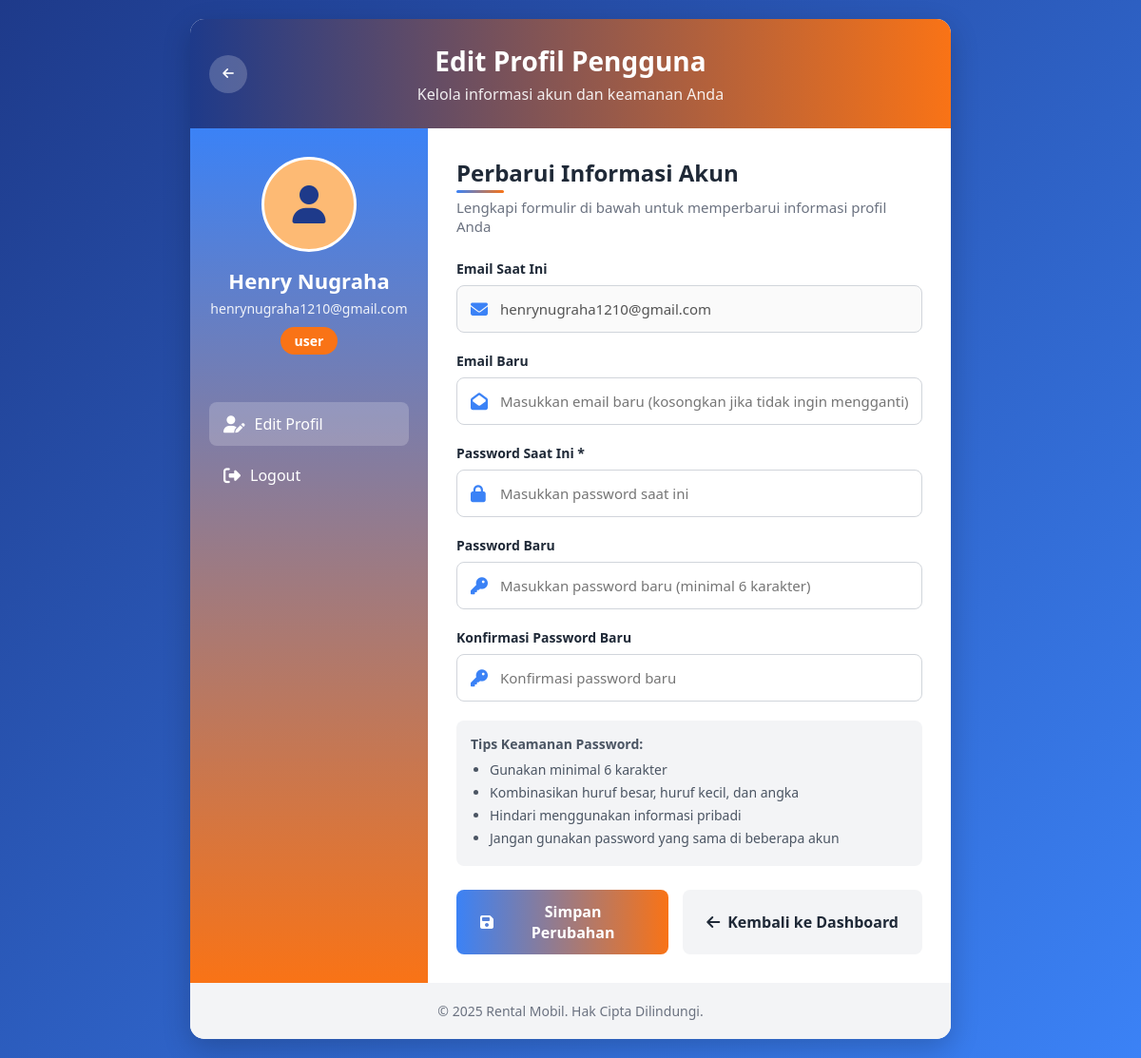
The app's page /profil.php (signed in) with its own data.
### tables this page shows
CREATE TABLE `users` (
  `id` int(11) NOT NULL,
  `name` varchar(100) DEFAULT NULL,
  `email` varchar(100) DEFAULT NULL,
  `password` varchar(255) DEFAULT NULL,
  `role` enum('admin','user') DEFAULT 'user'
);

### profil.php (the view, shortened to what this page needs)
<?php
$db = new Database();
$conn = $db->connect();
$user_id = $_SESSION['user']['id'];
$stmt = $conn->prepare("SELECT * FROM users WHERE id = :id");
$stmt->bindParam(':id', $user_id, PDO::PARAM_INT);
$stmt->execute();
$user = $stmt->fetch(PDO::FETCH_ASSOC);
?>
<!DOCTYPE html>
<html lang="id">
<head>
    <link rel="stylesheet" href="https://cdnjs.cloudflare.com/ajax/libs/font-awesome/6.4.0/css/all.min.css">
</head>
<body>
    <div class="container">
        <div class="header">
            <button class="back-btn" onclick="window.location.href='dashboard.php'">
                <i class="fas fa-arrow-left"></i>
            </button>
            <h1>Edit Profil Pengguna</h1>
            <p>Kelola informasi akun dan keamanan Anda</p>
        </div>
        <div class="content">
            <div class="sidebar">
                <div class="user-info">
                    <div class="user-icon">
                        <i class="fas fa-user"></i>
                    </div>
                    <h2><?= htmlspecialchars($user['name']) ?></h2>
                    <p><?= htmlspecialchars($user['email']) ?></p>
                    <span class="role-badge"><?= htmlspecialchars($user['role']) ?></span>
                </div>
                <div class="nav-links">
                    <a href="#" class="nav-link active">
                        <i class="fas fa-user-edit"></i> Edit Profil
                    <a href="logout.php" class="nav-link">
                        <i class="fas fa-sign-out-alt"></i> Logout
                    </a>
                </div>
            </div>
            <div class="form-container">
                <div class="form-header">
                    <h2>Perbarui Informasi Akun</h2>
                    <p>Lengkapi formulir di bawah untuk memperbarui informasi profil Anda</p>
                </div>
                <form method="POST">
                    <div class="form-group">
                        <label>Email Saat Ini</label>
                        <div class="input-with-icon">
                            <i class="fas fa-envelope input-icon"></i>
                            <input type="email" class="form-control" value="<?= htmlspecialchars($user['email']) ?>" disabled>
                        </div>
                    </div>
                    <div class="form-group">
                        <label>Email Baru</label>
                        <div class="input-with-icon">
                            <i class="fas fa-envelope-open input-icon"></i>
                            <input type="email" name="email_baru" class="form-control" placeholder="Masukkan email baru (kosongkan jika tidak ingin mengganti)">
                        </div>
                    </div>
                    <div class="form-group">
                        <label>Password Saat Ini *</label>
                        <div class="input-with-icon">
                            <i class="fas fa-lock input-icon"></i>
                            <input type="password" name="password_sekarang" class="form-control" placeholder="Masukkan password saat ini" required>
                        </div>
                    </div>
                    <div class="form-group">
                        <label>Password Baru</label>
                        <div class="input-with-icon">
                            <i class="fas fa-key input-icon"></i>
                            <input type="password" name="password_baru" class="form-control" placeholder="Masukkan password baru (minimal 6 karakter)">
                        </div>
                    </div>
                    <div class="form-group">
                        <label>Konfirmasi Password Baru</label>
                        <div class="input-with-icon">
                            <i class="fas fa-key input-icon"></i>
                            <input type="password" name="konfirmasi_password" class="form-control" placeholder="Konfirmasi password baru">
                        </div>
                    </div>
                    <div class="password-info">
                        <strong>Tips Keamanan Password:</strong>
                        <ul>
                            <li>Gunakan minimal 6 karakter</li>
                            <li>Kombinasikan huruf besar, huruf kecil, dan angka</li>
                            <li>Hindari menggunakan informasi pribadi</li>
                            <li>Jangan gunakan password yang sama di beberapa akun</li>
                        </ul>
                    </div>
                    <div class="btn-container">
                        <button type="submit" class="btn btn-primary">
                            <i class="fas fa-save"></i> Simpan Perubahan
                        </button>
                        <button type="button" class="btn btn-secondary" onclick="window.location.href='dashboard.php'">
                            <i class="fas fa-arrow-left"></i> Kembali ke Dashboard
                        </button>
                    </div>
                </form>
            </div>
        </div>
        <div class="footer">
            &copy; <?= date('Y') ?> Rental Mobil. Hak Cipta Dilindungi.
        </div>
    </div>
</body>
</html>

### profil.php (style rules this page uses)
* { margin: 0; padding: 0; box-sizing: border-box; font-family: 'Segoe UI', Tahoma, Geneva, Verdana, sans-serif; }
:root { --primary-blue: #1e3a8a; --secondary-blue: #3b82f6; --accent-orange: #f97316; --light-orange: #fdba74; --dark-gray: #1f2937; --light-gray: #f3f4f6; --white: #ffffff; }
body { background: linear-gradient(135deg, var(--primary-blue), var(--secondary-blue)); min-height: 100vh; display: flex; justify-content: center; align-items: center; padding: 20px; }
.container { max-width: 800px; width: 100%; background-color: var(--white); border-radius: 15px; overflow: hidden; box-shadow: 0 10px 30px rgba(0, 0, 0, 0.2); display: flex; flex-direction: column; }
.header { background: linear-gradient(90deg, var(--primary-blue), var(--accent-orange)); color: var(--white); padding: 25px 30px; text-align: center; position: relative; }
.header h1 { font-size: 28px; margin-bottom: 5px; }
.header p { font-size: 16px; opacity: 0.9; }
.back-btn { position: absolute; left: 20px; top: 50%; transform: translateY(-50%); background-color: rgba(255, 255, 255, 0.2); border: none; color: var(--white); width: 40px; height: 40px; border-radius: 50%; cursor: pointer; transition: all 0.3s; display: flex; align-items: center; justify-content: center; }
.content { display: flex; padding: 0; }
.sidebar { background: linear-gradient(to bottom, var(--secondary-blue), var(--accent-orange)); width: 250px; padding: 30px 20px; color: var(--white); display: flex; flex-direction: column; align-items: center; }
.user-info { text-align: center; margin-bottom: 30px; }
.user-icon { width: 100px; height: 100px; border-radius: 50%; background-color: var(--light-orange); display: flex; align-items: center; justify-content: center; margin: 0 auto 15px; font-size: 40px; color: var(--primary-blue); border: 3px solid var(--white); }
.user-info h2 { font-size: 22px; margin-bottom: 5px; }
.user-info p { font-size: 14px; opacity: 0.9; }
.role-badge { background-color: var(--accent-orange); padding: 5px 15px; border-radius: 20px; font-size: 14px; font-weight: 600; margin-top: 10px; display: inline-block; }
.nav-links { width: 100%; margin-top: 20px; }
.nav-link { display: flex; align-items: center; padding: 12px 15px; margin-bottom: 8px; border-radius: 8px; color: var(--white); text-decoration: none; transition: all 0.3s; }
.nav-link i { margin-right: 10px; font-size: 18px; }
.nav-link:hover, .nav-link.active { background-color: rgba(255, 255, 255, 0.2); }
.form-container { flex: 1; padding: 30px; }
.form-header { margin-bottom: 25px; }
.form-header h2 { font-size: 24px; color: var(--dark-gray); margin-bottom: 10px; position: relative; display: inline-block; }
.form-header h2::after { content: ''; position: absolute; bottom: -5px; left: 0; width: 50px; height: 3px; background: linear-gradient(90deg, var(--secondary-blue), var(--accent-orange)); border-radius: 3px; }
.form-header p { color: #6b7280; font-size: 15px; }
.form-group { margin-bottom: 20px; }
.form-group label { display: block; margin-bottom: 8px; font-weight: 600; color: var(--dark-gray); font-size: 14px; }
.input-with-icon { position: relative; }
.input-icon { position: absolute; left: 15px; top: 50%; transform: translateY(-50%); color: var(--secondary-blue); font-size: 18px; }
.form-control { width: 100%; padding: 14px 14px 14px 45px; border: 1px solid #d1d5db; border-radius: 8px; font-size: 15px; transition: all 0.3s; }
.btn-container { display: flex; gap: 15px; margin-top: 25px; }
.btn { padding: 12px 25px; border-radius: 8px; font-size: 16px; font-weight: 600; cursor: pointer; transition: all 0.3s; border: none; display: inline-flex; align-items: center; justify-content: center; }
.btn-primary { background: linear-gradient(90deg, var(--secondary-blue), var(--accent-orange)); color: var(--white); flex: 1; }
.btn-secondary { background-color: var(--light-gray); color: var(--dark-gray); }
.btn i { margin-right: 8px; }
.password-info { background-color: var(--light-gray); border-radius: 8px; padding: 15px; margin-top: 15px; font-size: 14px; color: #4b5563; }
.password-info ul { padding-left: 20px; margin-top: 8px; }
.password-info li { margin-bottom: 5px; }
.footer { text-align: center; padding: 20px; background-color: var(--light-gray); color: #6b7280; font-size: 14px; }

### records on screen
users: name "Henry Nugraha", email "henrynugraha1210@gmail.com", role "user"
